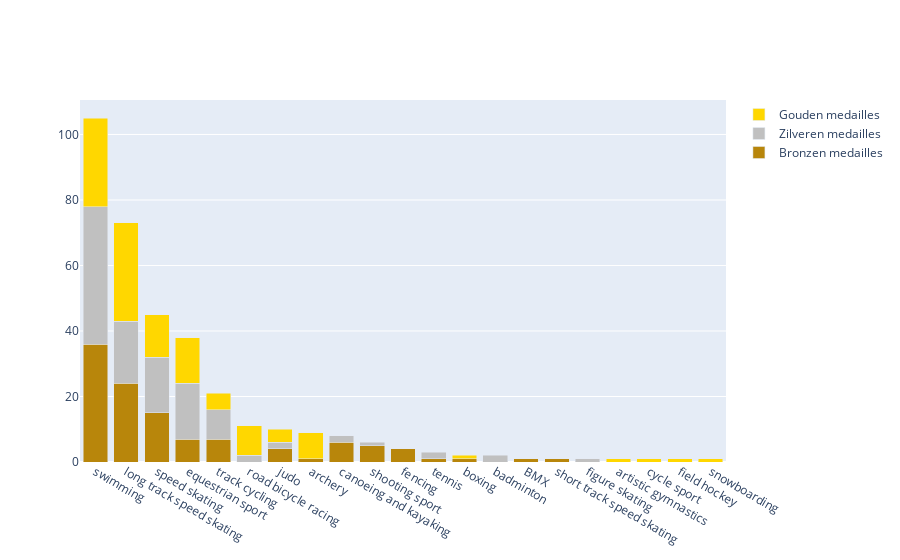

The notebook cell this image was saved under:
### Markdown cell above
### Nederlands' Beste Sporten

Verder hebben we genoemd dat we willen kijken in welke sport Nederland nou eigenlijk de beste is. Onderstaand is een barchart te zien van sporten waarin Nederland goed in is geweest over de jaren heen. Zoals je ziet staan zwemmen en schaatsen vooraan. Ideaal zou dus zijn om een olympische spelen te bezoeken waar veel van deze evenementen zullen zijn.

### Code cell
df_goud = df[df['medaille']=='Olympic gold medal'].groupby(by=["sport"], as_index=False)['medaille'].count()
df_zilver = df[df['medaille']=='Olympic silver medal'].groupby(by=["sport"], as_index=False)['medaille'].count()
df_brons = df[df['medaille']=='Olympic bronze medal'].groupby(by=["sport"], as_index=False)['medaille'].count()

data = [go.Bar(
        name = 'Bronzen medailles',
        y=df_brons['medaille'],
        x=df_brons['sport'],
        hoverinfo='y',
        marker_color=colors[2]
),
        go.Bar(
        name = 'Zilveren medailles',
        y=df_zilver['medaille'],
        x=df_zilver['sport'],
        hoverinfo='y',
        marker_color=colors[1]
),
        go.Bar(
        name = 'Gouden medailles',
        y=df_goud['medaille'],
        x=df_goud['sport'],
        hoverinfo='y',
        marker_color=colors[0]
)]
fig = go.Figure(data=data)

fig.update_layout(barmode='stack', xaxis={'categoryorder':'total descending'})
fig.show()

### Figure 1 — Plotly figure (JSON) as saved in the notebook; plotly's stock layout.template omitted (floating-point values rounded to 4 significant figures)
{"data": [{"hoverinfo": "y", "marker": {"color": "darkgoldenrod"}, "name": "Bronzen medailles", "type": "bar", "x": ["BMX", "archery", "boxing", "canoeing and kayaking", "equestrian sport", "fencing", "judo", "long track speed skating", "shooting sport", "short track speed skating", "speed skating", "swimming", "tennis", "track cycling"], "y": [1, 1, 1, 6, 7, 4, 4, 24, 5, 1, 15, 36, 1, 7]}, {"hoverinfo": "y", "marker": {"color": "silver"}, "name": "Zilveren medailles", "type": "bar", "x": ["badminton", "canoeing and kayaking", "equestrian sport", "figure skating", "judo", "long track speed skating", "road bicycle racing", "shooting sport", "speed skating", "swimming", "tennis", "track cycling"], "y": [2, 2, 17, 1, 2, 19, 2, 1, 17, 42, 2, 9]}, {"hoverinfo": "y", "marker": {"color": "gold"}, "name": "Gouden medailles", "type": "bar", "x": ["archery", "artistic gymnastics", "boxing", "cycle sport", "equestrian sport", "field hockey", "judo", "long track speed skating", "road bicycle racing", "snowboarding", "speed skating", "swimming", "track cycling"], "y": [8, 1, 1, 1, 14, 1, 4, 30, 9, 1, 13, 27, 5]}], "layout": {"barmode": "stack", "xaxis": {"categoryorder": "total descending"}}}
